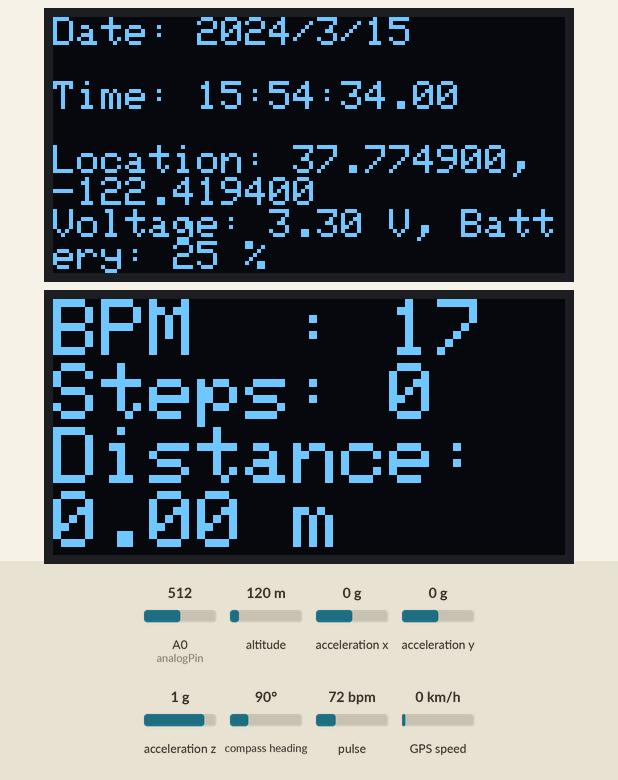
Recording of a sketch running on a simulated Arduino Nano 33 BLE. Parts: 2 × 128×64 one-colour display. The test bench sets the inputs (shaded band); at power-on: acceleration x 0 g, A0 (analogPin) = 512, pulse 72 bpm, altitude 120 m, acceleration y 0 g, acceleration z 1 g, compass heading 90°, GPS speed 0 km/h. The display library's start-up logo is not drawn; the GPS gets a fix after 3 s at 37.7749, -122.4194 with 8 satellites; what the sketch prints to the serial monitor is not drawn.

Above: at 5.3 s.
5.4 s: acceleration x set to -1.4 g
At 7.58 s:
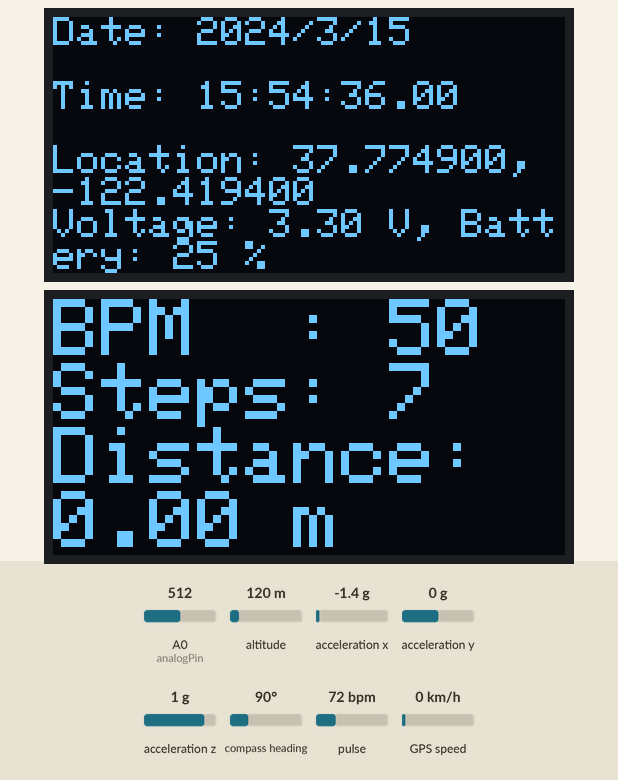
9.5 s: A0 (analogPin) set to 716
At 10.49 s:
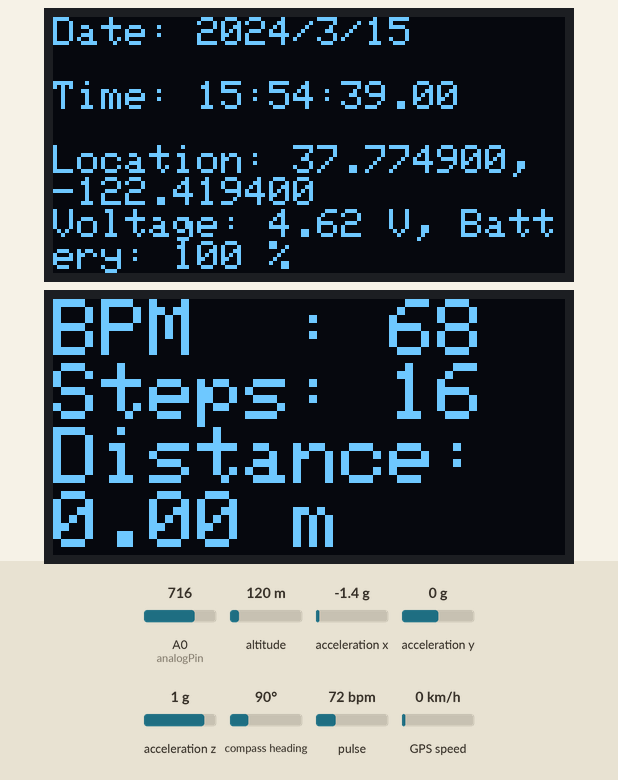
11.7 s: acceleration x set to 0 g
At 14.4 s:
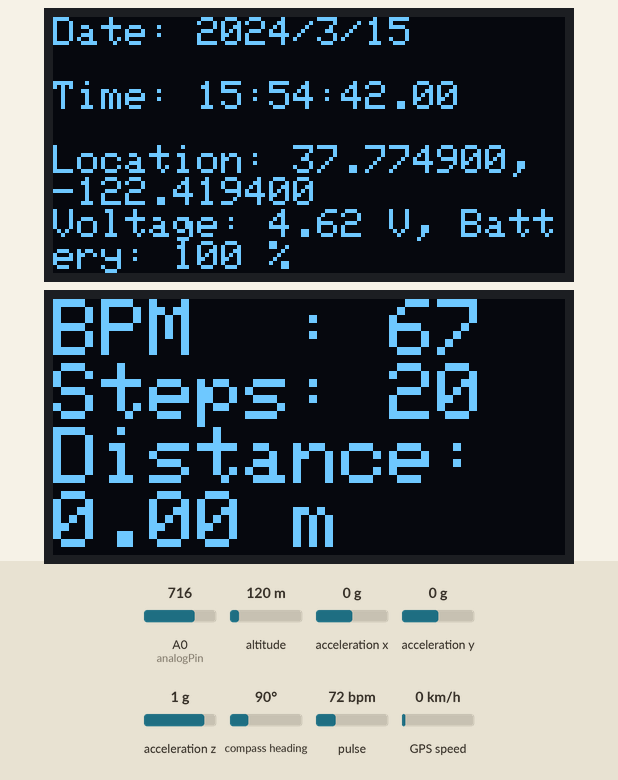
14.7 s: pulse set to 100 bpm
At 17.4 s:
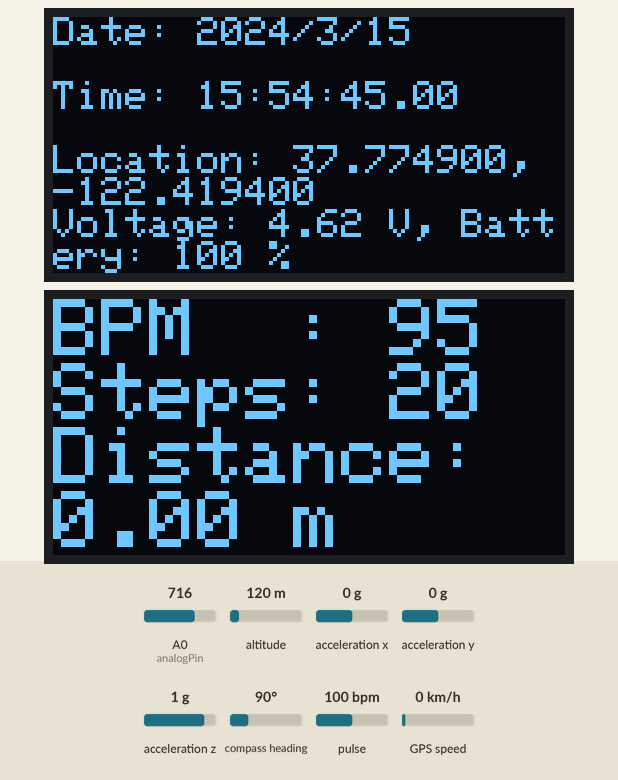
17.5 s: pulse set to 42 bpm
At 21.2 s:
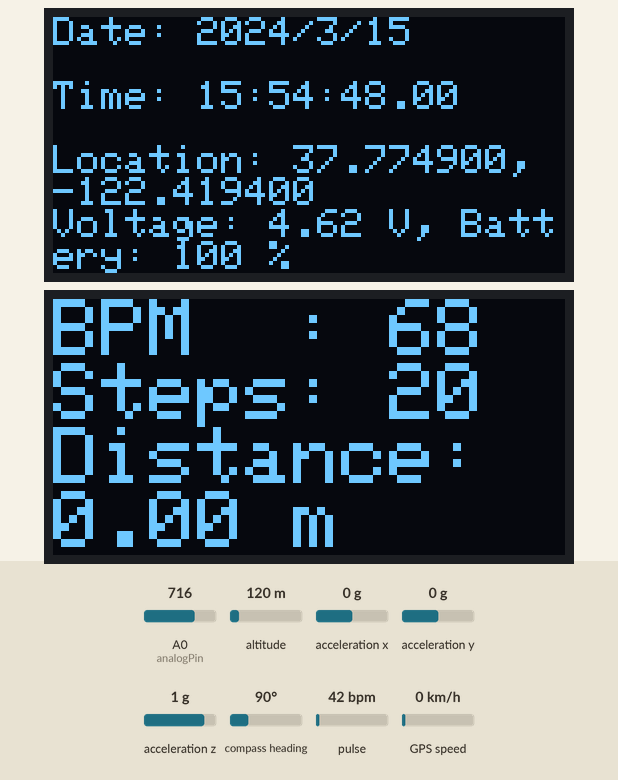
21.6 s: A0 (analogPin) set to 992
At 24.5 s:
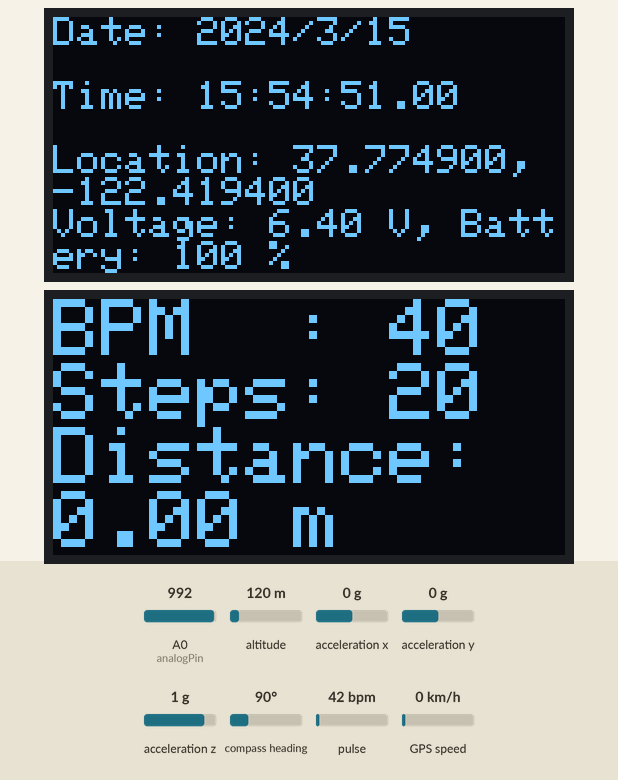
Timing chart, 0 to 25.6 s (numbered marks = the images above; inputs shaded):
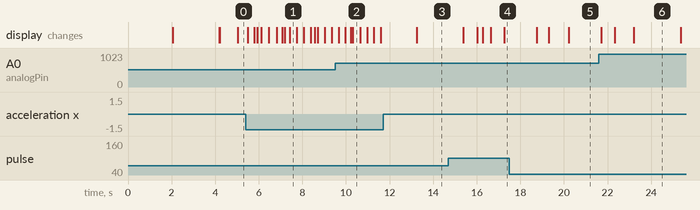

The sketch:

B.ino
```cpp
#include <Wire.h>
#include <Adafruit_GFX.h>
#include <Adafruit_SSD1306.h>
#include "MAX30105.h"   // MAX3010x library
#include "heartRate.h"  // Heart rate calculating algorithm
#include "Arduino_BMI270_BMM150.h"
#include <TinyGPS++.h>


// MAX3010x and heart rate variables
MAX30105 particleSensor;
const byte RATE_SIZE = 4;
byte rates[RATE_SIZE];
byte rateSpot = 0;
long lastBeat = 0;
float beatsPerMinute;
int beatAvg;

// OLED display dimensions
#define SCREEN_WIDTH 128
#define SCREEN_HEIGHT 64
#define OLED_RESET -1
Adafruit_SSD1306 display1(SCREEN_WIDTH, SCREEN_HEIGHT, &Wire, OLED_RESET);
Adafruit_SSD1306 display2(SCREEN_WIDTH, SCREEN_HEIGHT, &Wire, OLED_RESET);
#define OLED1_ADDR 0x3C
#define OLED2_ADDR 0x3D

// Step counter parameters
#define STEP_THRESHOLD 1.2
int stepCount = 0;

// Create a TinyGPS++ object
TinyGPSPlus gps;

// Variables to store previous latitude and longitude
double previousLat = 0.0;
double previousLon = 0.0;
double totalDistance = 0.0;

// Timer variables
unsigned long previousMillis = 0;
const long interval = 3000;

// Battery voltage and percentage variables
const int analogPin = A0;
const float resistorValue = 10000.0;
const int numReadings = 5;
float voltage;
int percentage;

void setup() {
  Serial.begin(9600);
  while (!Serial);
  Serial.println("Starting up...");

  if (!particleSensor.begin(Wire, I2C_SPEED_FAST)) {
    Serial.println("MAX30105 initialization failed!");
    while (1);
  }
  particleSensor.setup();
  particleSensor.setPulseAmplitudeRed(0x0A);

  if (!IMU.begin()) {
    Serial.println("Failed to initialize IMU!");
    while (1);
  }

  if (!display1.begin(SSD1306_SWITCHCAPVCC, OLED1_ADDR)) {
    Serial.println(F("SSD1306 display1 allocation failed"));
    while (1);
  }
  display1.display();
  delay(2000);
  display1.clearDisplay();

  if (!display2.begin(SSD1306_SWITCHCAPVCC, OLED2_ADDR)) {
    Serial.println(F("SSD1306 display2 allocation failed"));
    while (1);
  }
  display2.display();
  delay(2000);
  display2.clearDisplay();

  Serial1.begin(9600);

  Serial.print("Accelerometer sample rate = ");
  Serial.print(IMU.accelerationSampleRate());
  Serial.println(" Hz");
  Serial.println("Acceleration in G's");
  Serial.println("X\tY\tZ");

  Serial.println("GPS Distance Calculation in Meters");
}

void loop() {
  measureStepCount();
  calculateDistanceFromGPS();
  updateHeartRate();
  measureBattery();

  unsigned long currentMillis = millis();
  if (currentMillis - previousMillis >= interval) {
    previousMillis = currentMillis;
    updateDisplay1();
  }

  updateDisplay2();
}

void updateHeartRate() {
  long irValue = particleSensor.getIR();

  // Adjust the IR threshold for hand-worn sensors
  if (irValue > 50000) { // Increased threshold for hand-worn sensor
    if (checkForBeat(irValue)) {
      long now = millis();
      long delta = now - lastBeat;
      lastBeat = now;
      beatsPerMinute = 60 / (delta / 1000.0);

      // Adjust the valid heart rate range
      if (beatsPerMinute > 40 && beatsPerMinute < 180) {
        rates[rateSpot++] = (byte)beatsPerMinute;
        rateSpot %= RATE_SIZE;

        long total = 0;
        for (byte x = 0; x < RATE_SIZE; x++) {
          total += rates[x];
        }
        beatAvg = total / RATE_SIZE;
      }
    }
  } else {
    // Set a default average heart rate if IR value is below threshold
    beatAvg = 75; // Typical resting heart rate
  }
}

void measureStepCount() {
  static unsigned long lastStepTime = 0;
  float x, y, z;
  if (IMU.accelerationAvailable()) {
    IMU.readAcceleration(x, y, z);
    if (sqrt(x * x + y * y + z * z) > STEP_THRESHOLD) {
      if (millis() - lastStepTime > 300) {
        stepCount++;
        lastStepTime = millis();
      }
    }
  }
}

void calculateDistanceFromGPS() {
  while (Serial1.available() > 0) {
    gps.encode(Serial1.read());
    if (gps.location.isUpdated()) {
      double currentLat = gps.location.lat();
      double currentLon = gps.location.lng();
      if (previousLat != 0.0 && previousLon != 0.0) {
        double distance = calculateDistance(previousLat, previousLon, currentLat, currentLon);
        totalDistance += distance;
        Serial.print("Distance: ");
        Serial.print(distance, 6);
        Serial.print(" m, Total Distance: ");
        Serial.print(totalDistance, 6);
        Serial.println(" m");
      }
      previousLat = currentLat;
      previousLon = currentLon;
    }
  }
}

double calculateDistance(double lat1, double lon1, double lat2, double lon2) {
  lat1 = radians(lat1);
  lon1 = radians(lon1);
  lat2 = radians(lat2);
  lon2 = radians(lon2);
  double dlat = lat2 - lat1;
  double dlon = lon2 - lon1;
  double a = sin(dlat / 2) * sin(dlat / 2) + cos(lat1) * cos(lat2) * sin(dlon / 2) * sin(dlon / 2);
  double c = 2 * atan2(sqrt(a), sqrt(1 - a));
  double radius = 6371000.0;
  return radius * c;
}

void measureBattery() {
  long sum = 0;
  for (int i = 0; i < numReadings; i++) {
    sum += analogRead(analogPin);
    delay(5);
  }
  int avgSensorValue = sum / numReadings;

  float voltageDividerOutput = avgSensorValue * (3.3 / 1023.0);
  voltage = voltageDividerOutput * 2;

  percentage = map(voltage * 100, 300, 420, 0, 100);
  percentage = constrain(percentage, 0, 100);
}

void updateDisplay1() {
  display1.clearDisplay();
  display1.setTextSize(1);
  display1.setTextColor(SSD1306_WHITE);

  display1.setCursor(0, 0);
  display1.print("Date: ");
  if (gps.date.isValid()) {
    display1.print(gps.date.year());
    display1.print("/");
    display1.print(gps.date.month());
    display1.print("/");
    display1.println(gps.date.day());
  } else {
    display1.println("N/A");
  }

  display1.setCursor(0, 16);
  display1.print("Time: ");
  if (gps.time.isValid()) {
    int hour = gps.time.hour();
    int minute = gps.time.minute();
    hour += 5;
    minute += 30;
    if (minute >= 60) {
      minute -= 60;
      hour += 1;
    }
    if (hour >= 24) {
      hour -= 24;
    }
    if (hour < 10) display1.print("0");
    display1.print(hour);
    display1.print(":");
    if (minute < 10) display1.print("0");
    display1.print(minute);
    display1.print(":");
    if (gps.time.second() < 10) display1.print("0");
    display1.print(gps.time.second());
    display1.print(".");
    if (gps.time.centisecond() < 10) display1.print("0");
    display1.println(gps.time.centisecond());
  } else {
    display1.println("N/A");
  }

  display1.setCursor(0, 32);
  display1.print("Location: ");
  if (gps.location.isValid()) {
    display1.print(gps.location.lat(), 6);
    display1.print(", ");
    display1.println(gps.location.lng(), 6);
  } else {
    display1.println("N/A");
  }

  display1.setCursor(0, 48);
  display1.print("Voltage: ");
  display1.print(voltage);
  display1.print(" V, Battery: ");
  display1.print(percentage);
  display1.println(" %");

  display1.display();
}

void updateDisplay2() {
  display2.clearDisplay();
  display2.setTextSize(2);
  display2.setTextColor(SSD1306_WHITE);

  display2.setCursor(0, 0);
  display2.print("BPM  : ");
  display2.println(beatAvg);

  display2.setCursor(0, 16);
  display2.print("Steps: ");
  display2.println(stepCount);

  display2.setCursor(0, 32);
  display2.print("Distance: ");
  display2.print(totalDistance, 2);
  display2.println(" m");

  display2.display();
}
```
